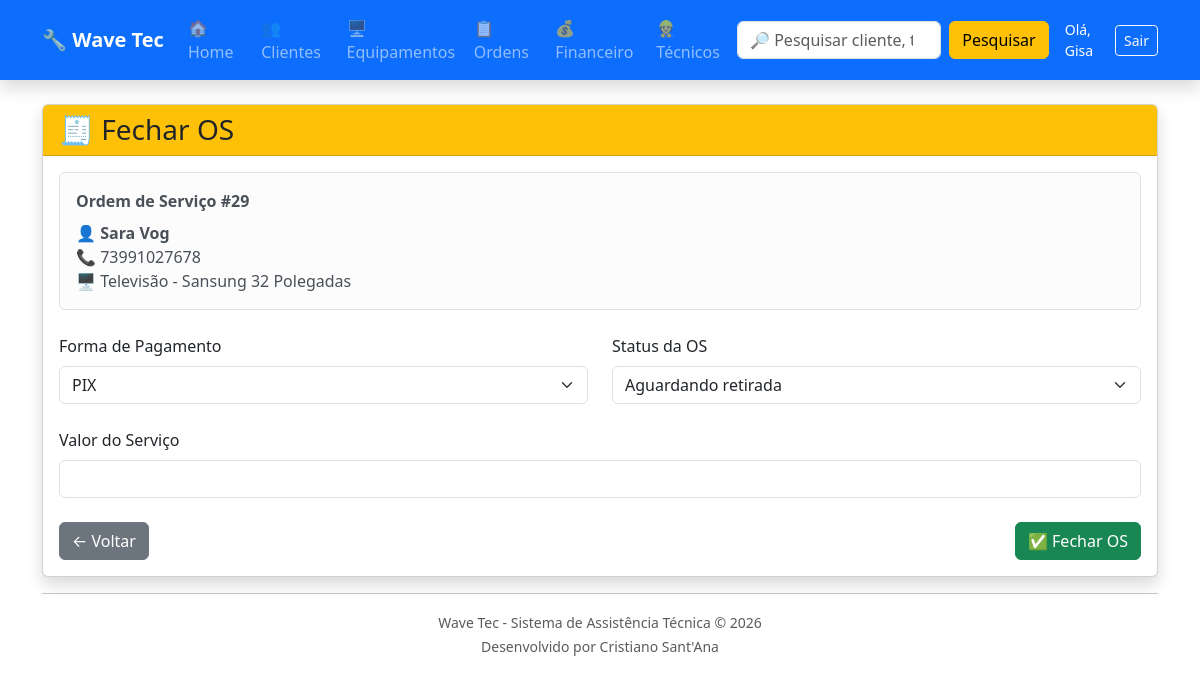
/ordens/finalizar/29/ (signed in), run on the app's committed database.
### ordens/models.py (models this page shows, shortened)
class OrdemServico(models.Model):
    STATUS = [
        ("ABERTA", "Aberta"),
        ("EM_ANALISE", "Em análise"),
        ("AGUARDANDO_PECA", "Aguardando peça"),
        ("EM_REPARO", "Em reparo"),
        ("PRONTO", "Pronto"),
        ("SEM_CONSERTO", "Sem conserto"),
        ("AGUARDANDO_RETIRADA", "Aguardando retirada"),
        ("ENTREGUE", "Entregue"),
    ]
    equipamento_cadastrado = models.ForeignKey(
        Equipamento,
        on_delete=models.CASCADE,
        related_name="ordens"
    )
    data_abertura = models.DateTimeField(
        auto_now_add=True
    )
    defeito = models.TextField()
    acessorios = models.TextField(
        blank=True
    )
    observacoes = models.TextField(
        blank=True
    )
    reparo = models.TextField(
        blank=True
    )
    valor = models.DecimalField(
        max_digits=10,
        decimal_places=2,
        default=0
    )
    forma_pagamento = models.CharField(
        max_length=30,
        blank=True
    )
    status = models.CharField(
        max_length=20,
        choices=STATUS,
        default="ABERTA"
    )
    @property
    def cliente(self):
        return self.equipamento_cadastrado.cliente

### equipamentos/models.py (models this page shows, shortened)
class Equipamento(models.Model):
    TIPOS = [
        ("TV", "Televisão"),
        ("NOTE", "Notebook"),
        ("PC", "Computador"),
        ("CEL", "Celular"),
        ("SOM", "Som"),
        ("MICRO", "Micro-ondas"),
        ("OUTRO", "Outro"),
    ]
    cliente = models.ForeignKey(
        Cliente,
        on_delete=models.CASCADE
    )
    tipo = models.CharField(
        max_length=20,
        choices=TIPOS
    )
    marca = models.CharField(
        max_length=50
    )
    modelo = models.CharField(
        max_length=50
    )
    numero_serie = models.CharField(
        max_length=100,
        blank=True
    )
    acessorios = models.TextField(
        blank=True
    )
    garantia = models.BooleanField(
        default=False
    )
    data_entrada = models.DateField(
        auto_now_add=True
    )
    status = models.CharField(
        max_length=30,
        default="Em análise"
    )

### clientes/models.py (models this page shows, shortened)
class Cliente(models.Model):
    nome = models.CharField(max_length=100)
    telefone = models.CharField(max_length=20)
    endereco = models.CharField(max_length=200)

### ordens/views.py (the view, shortened to what this page needs)
@login_required
@admin_required
def finalizar_ordem(request, ordem_id):
    ordem = get_object_or_404(
        OrdemServico,
        id=ordem_id
    )
    return render(
        request,
        "ordens/finalizar_ordem.html",
        {
            "ordem": ordem,
            "cliente": ordem.cliente,
            "equipamento": ordem.equipamento_cadastrado,
        }
    )

### ordens/templates/ordens/finalizar_ordem.html (shortened to what this page needs)
{% extends "base.html" %}
{% block content %}
<div class="card shadow">
    <div class="card-header bg-warning text-dark">
        <h3 class="mb-0">
            🧾 Fechar OS
        </h3>
    </div>
    <div class="card-body">
        <div class="alert alert-light border mb-4">
            <strong>
                Ordem de Serviço #{{ ordem.id }}
            </strong>
            <div class="mt-2">
                👤 <strong>{{ ordem.cliente.nome }}</strong>
                <br>
                📞 {{ ordem.cliente.telefone }}
                <br>
                🖥 {{ ordem.equipamento_cadastrado.get_tipo_display }}
                -
                {{ ordem.equipamento_cadastrado.marca }}
                {{ ordem.equipamento_cadastrado.modelo }}
            </div>
        </div>
        <form method="POST">
            <div class="row mb-4">
                <div class="col-md-6">
                    <label class="form-label">
                        Forma de Pagamento
                    </label>
                    <select name="forma_pagamento" class="form-select">
                        <option value="PIX" {% if ordem.forma_pagamento == "PIX" %}selected{% endif %}>PIX</option>
                    </select>
                </div>
                <div class="col-md-6">
                    <label class="form-label">
                        Status da OS
                    </label>
                    <select name="status" class="form-select">
                        {% for valor, texto in ordem.STATUS %}
                            <option value="{{ valor }}" {% if ordem.status == valor %}selected{% endif %}>{{ texto }}</option>
                        {% endfor %}
                    </select>
                </div>
            </div>
            <div class="mb-4">
                <label class="form-label">Valor do Serviço</label>
                <input type="number" step="0.01" min="0" name="valor" class="form-control" value="{{ ordem.valor|default:0|floatformat:2 }}">
            </div>
            <div class="d-flex justify-content-between">
                <a
                    href="{% url 'lista_ordens' %}"
                    class="btn btn-secondary">
                    ← Voltar
                </a>
                <button
                    type="submit"
                    class="btn btn-success">
                    ✅ Fechar OS
                </button>
            </div>
        </form>
    </div>
</div>
{% endblock %}

### templates/base.html (shortened to what this page needs)
<!DOCTYPE html>
<html lang="pt-br">
<head>
    <link href="https://cdn.jsdelivr.net/npm/bootstrap@5.3.7/dist/css/bootstrap.min.css" rel="stylesheet">
</head>
<body>
<nav class="navbar navbar-expand-lg navbar-dark bg-primary shadow">
    <div class="container">
        <a class="navbar-brand fw-bold" href="/">
            🔧 Wave Tec
        </a>
        <div class="collapse navbar-collapse" id="menu">
            <ul class="navbar-nav me-auto">
                <li class="nav-item">
                    <a class="nav-link" href="/">
                        🏠 Home
                    </a>
                </li>
                <li class="nav-item">
                    <a class="nav-link" href="/clientes/">
                    </a>
                </li>
                <li class="nav-item">
                    <a class="nav-link" href="/equipamentos/">
                        🖥 Equipamentos
                    </a>
                </li>
                <li class="nav-item">
                    <a class="nav-link" href="/ordens/">
                        📋 Ordens
                    </a>
                </li>
                <li class="nav-item">
                    <a class="nav-link" href="/financeiro/">
                        💰 Financeiro
                    </a>
                </li>
                {% if user.is_superuser or user.tecnico.perfil == 'ADMIN' %}
                <li class="nav-item">
                    <a class="nav-link" href="/usuarios/">
                        👷 Técnicos
                    </a>
                </li>
                {% endif %}
            </ul>
            <form
                class="d-flex"
                method="GET"
                action="/pesquisa/">
                <input
                    class="form-control me-2"
                    type="search"
                    name="q"
                    placeholder="🔎 Pesquisar cliente, telefone, equipamento..."
                    autocomplete="off">
                <button
                    class="btn btn-warning"
                    type="submit">
                    Pesquisar
                </button>
            </form>
            {% if user.is_authenticated %}
                <div class="d-flex align-items-center gap-2 ms-3 text-white">
                    <span class="small">Olá, {{ user.username }}</span>
                    <form method="post" action="{% url 'logout' %}" class="d-inline">
                        <button type="submit" class="btn btn-outline-light btn-sm">Sair</button>
                    </form>
                </div>
            {% endif %}
        </div>
    </div>
</nav>
<div class="container mt-4">
    {% block content %}
    {% endblock %}
    <hr>
    <div class="text-center text-muted mb-4">
        <small>
            Wave Tec - Sistema de Assistência Técnica © 2026
            <br>
            Desenvolvido por Cristiano Sant'Ana
        </small>
    </div>
</div>
</body>
</html>

### data on the page
OrdemServico: id "29", cliente.nome "Sara Vog", cliente.telefone "73991027678", equipamento_cadastrado.tipo "Televisão", equipamento_cadastrado.marca "Sansung", equipamento_cadastrado.modelo "32 Polegadas", forma_pagamento "PIX", status "Aguardando retirada"

### other printed values
{{ user.username }} "Gisa"
